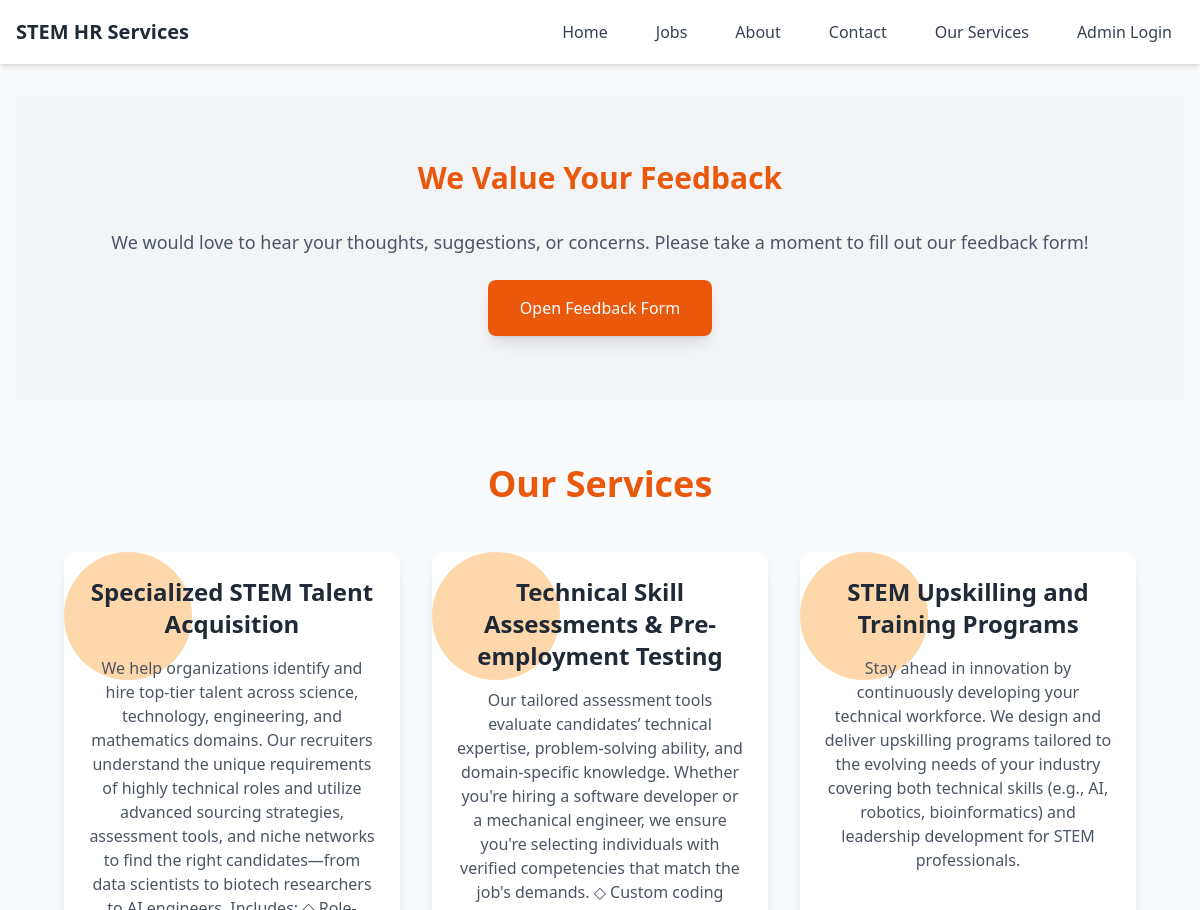
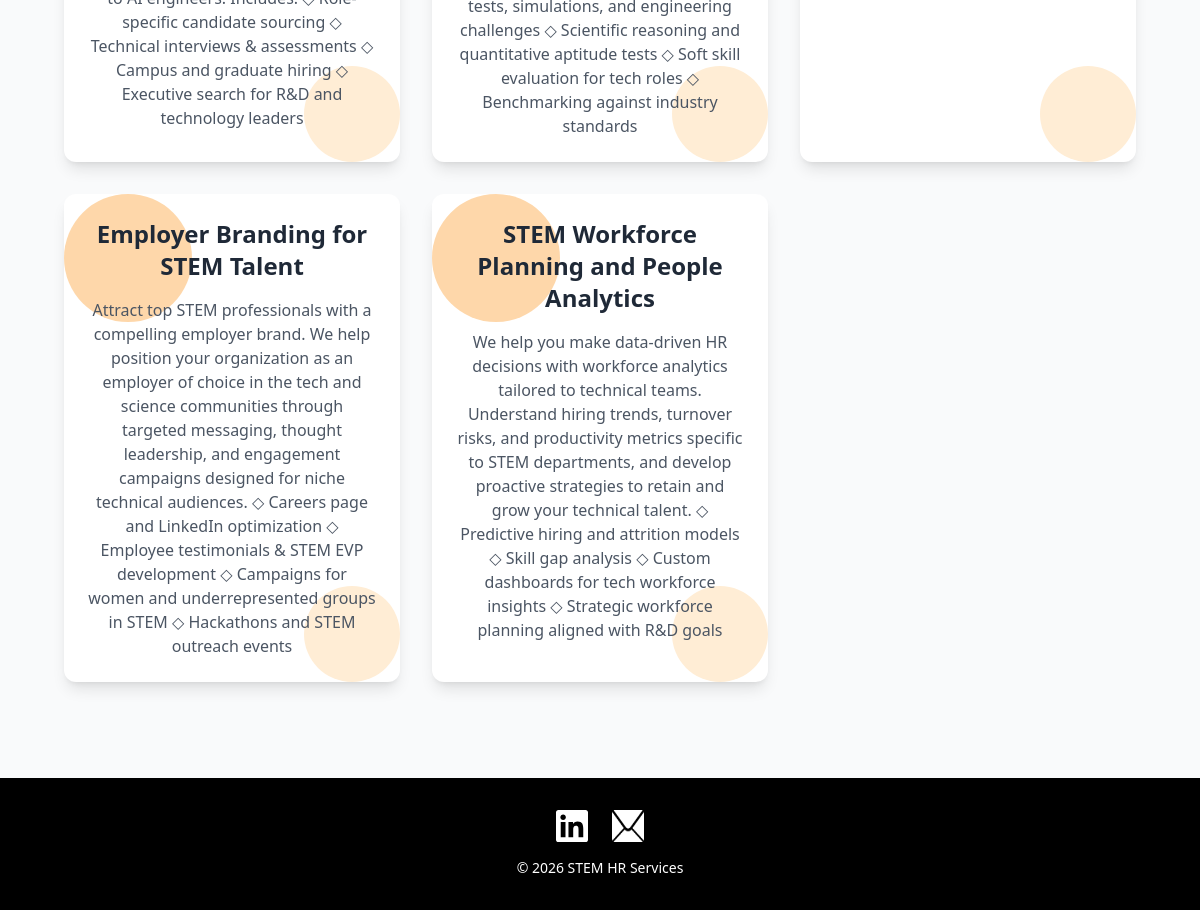
Page /services/ on the committed database (2 pictures, top to bottom).
### HRservices/models.py (models this page shows, shortened)
class Service(models.Model):
    name = models.CharField(max_length=100)
    description = models.TextField()

### HRservices/views.py (the view)
# urls.py: path('services/', views.services_page, name='services'),
def services_page(request):
    services = Service.objects.all()
    return render(request, 'HRservices/services.html', {
        'services': services
    })

### HRservices/templates/HRservices/services.html
{% extends 'HRservices/layout.html' %}
{% block content %}
<section class="feedback bg-gray-100 py-16">
    <div class="max-w-7xl mx-auto px-6 sm:px-12">
        <h2 class="text-3xl font-semibold text-center text-orange-600 mb-8">We Value Your Feedback</h2>
        <p class="text-center text-lg text-gray-600 mb-6">We would love to hear your thoughts, suggestions, or concerns. Please take a moment to fill out our feedback form!</p>
        <div class="text-center">
            <a href="https://docs.google.com/forms/d/e/1FAIpQLSeA7sOL5T56d-MW4QgrwSpiN_2Oou1Ub6Nt-5C7CCxmUVZAOg/viewform?usp=header"
               target="_blank"
               class="inline-block px-8 py-4 text-white bg-orange-600 rounded-lg shadow-lg hover:bg-orange-700 transition-all">
                Open Feedback Form
            </a>
        </div>
    </div>
</section>
<section class="services py-16 bg-gray-50">
    <div class="max-w-7xl mx-auto px-6 sm:px-12">
        <h1 class="text-4xl font-bold text-center text-orange-600 mb-12">Our Services</h1>
        <div class="services-list grid grid-cols-1 sm:grid-cols-2 lg:grid-cols-3 gap-8">
            {% for service in services %}
                <div class="service-card relative bg-white p-6 rounded-xl shadow-lg hover:shadow-2xl transition-all transform hover:scale-105">
                    <div class="absolute top-0 left-0 w-32 h-32 bg-orange-200 rounded-full -z-10"></div>
                    <div class="absolute bottom-0 right-0 w-24 h-24 bg-orange-100 rounded-full -z-10"></div>
                    <h3 class="text-2xl font-semibold text-gray-800 mb-4">{{ service.name }}</h3>
                    <p class="text-gray-600">{{ service.description }}</p>
                </div>
            {% empty %}
                <p class="text-center text-gray-500">No services available.</p>
            {% endfor %}
        </div>
    </div>
</section>
{% endblock %}

### HRservices/static/HRservices/style.css (style rules this page uses)
body { font-family: 'Lexend', sans-serif; text-align: center; background-color: #fbfbfb; }

### rows in the picture
Service: name "Specialized STEM Talent Acquisition", description "We help organizations identify and hire top-tier talent across science, technology, engineering, and mathematics domains. Our recruiters understand the unique requirements of highly technical roles and utilize advanced sourcing strategies, assessment tools, and niche networks to find the right candidates—from data scientists to biotech researchers to AI engineers. Includes: ◇ Role-specific candidate sourcing ◇ Technical interviews & assessments ◇ Campus and graduate hiring ◇ Executive search for R&D and technology leaders"
Service: name "Technical Skill Assessments & Pre-employment Testing", description "Our tailored assessment tools evaluate candidates’ technical expertise, problem-solving ability, and domain-specific knowledge. Whether you're hiring a software developer or a mechanical engineer, we ensure you're selecting individuals with verified competencies that match the job's demands. ◇ Custom coding tests, simulations, and engineering challenges ◇ Scientific reasoning and quantitative aptitude tests ◇ Soft skill evaluation for tech roles ◇ Benchmarking against industry standards"
Service: name "STEM Upskilling and Training Programs", description "Stay ahead in innovation by continuously developing your technical workforce. We design and deliver upskilling programs tailored to the evolving needs of your industry covering both technical skills (e.g., AI, robotics, bioinformatics) and leadership development for STEM professionals."
Service: name "Employer Branding for STEM Talent", description "Attract top STEM professionals with a compelling employer brand. We help position your organization as an employer of choice in the tech and science communities through targeted messaging, thought leadership, and engagement campaigns designed for niche technical audiences. ◇ Careers page and LinkedIn optimization ◇ Employee testimonials & STEM EVP development ◇ Campaigns for women and underrepresented groups in STEM ◇ Hackathons and STEM outreach events"
Service: name "STEM Workforce Planning and People Analytics", description "We help you make data-driven HR decisions with workforce analytics tailored to technical teams. Understand hiring trends, turnover risks, and productivity metrics specific to STEM departments, and develop proactive strategies to retain and grow your technical talent. ◇ Predictive hiring and attrition models ◇ Skill gap analysis ◇ Custom dashboards for tech workforce insights ◇ Strategic workforce planning aligned with R&D goals"
